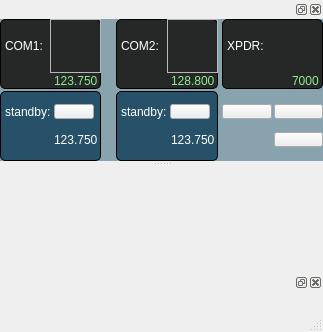
<?xml version="1.0" encoding="UTF-8"?>
<ui version="4.0">
 <class>CDockWindow</class>
 <widget class="QMainWindow" name="CDockWindow">
  <property name="geometry">
   <rect>
    <x>0</x>
    <y>0</y>
    <width>323</width>
    <height>332</height>
   </rect>
  </property>
  <property name="sizePolicy">
   <sizepolicy hsizetype="Preferred" vsizetype="Preferred">
    <horstretch>0</horstretch>
    <verstretch>0</verstretch>
   </sizepolicy>
  </property>
  <property name="windowTitle">
   <string>MainWindow</string>
  </property>
  <property name="tabShape">
   <enum>QTabWidget::Triangular</enum>
  </property>
  <property name="dockOptions">
   <set>QMainWindow::AllowTabbedDocks|QMainWindow::AnimatedDocks</set>
  </property>
  <property name="unifiedTitleAndToolBarOnMac">
   <bool>false</bool>
  </property>
  <widget class="QWidget" name="qw_DockWidget">
   <property name="sizePolicy">
    <sizepolicy hsizetype="Maximum" vsizetype="Maximum">
     <horstretch>0</horstretch>
     <verstretch>0</verstretch>
    </sizepolicy>
   </property>
   <property name="maximumSize">
    <size>
     <width>16777215</width>
     <height>100</height>
    </size>
   </property>
  </widget>
  <widget class="QMenuBar" name="menubar">
   <property name="geometry">
    <rect>
     <x>0</x>
     <y>0</y>
     <width>323</width>
     <height>21</height>
    </rect>
   </property>
  </widget>
  <widget class="QDockWidget" name="dw_Edit">
   <property name="sizePolicy">
    <sizepolicy hsizetype="Preferred" vsizetype="Maximum">
     <horstretch>0</horstretch>
     <verstretch>0</verstretch>
    </sizepolicy>
   </property>
   <property name="maximumSize">
    <size>
     <width>524287</width>
     <height>40</height>
    </size>
   </property>
   <property name="floating">
    <bool>false</bool>
   </property>
   <attribute name="dockWidgetArea">
    <number>8</number>
   </attribute>
   <widget class="QWidget" name="qw_Edit">
    <property name="sizePolicy">
     <sizepolicy hsizetype="Preferred" vsizetype="Maximum">
      <horstretch>0</horstretch>
      <verstretch>0</verstretch>
     </sizepolicy>
    </property>
    <layout class="QGridLayout" name="gridLayout_11"/>
   </widget>
  </widget>
  <widget class="QStatusBar" name="statusbar"/>
  <widget class="QDockWidget" name="dw_ComPanel">
   <property name="minimumSize">
    <size>
     <width>0</width>
     <height>0</height>
    </size>
   </property>
   <property name="styleSheet">
    <string notr="true">#qw_ComPanel {
	background: #89a3ae;
}

QLineEdit {
    background: transparent;
	text-align: right;
}

#qw_ComPanelCom1Active,  
#qw_ComPanelCom2Active,
#qw_ComPanelTransponderTop,
#qw_ComPanelCom1Standby,  
#qw_ComPanelCom2Standby
{
	border: 1px solid black;
	border-radius: 5px;
}

#qw_ComPanelCom1Active,  
#qw_ComPanelCom2Active,
#qw_ComPanelTransponderTop
{
	background: #262727;
}

#qw_ComPanelCom1Standby,  
#qw_ComPanelCom2Standby
{
	background: #265168;
}

#qw_ComPanelCom1Active QLineEdit,
#qw_ComPanelCom2Active QLineEdit,
#qw_ComPanelTransponderTop QLineEdit 
{
	font: 16px bold &quot;Arial&quot;;
	color: lightgreen;
	padding-left: 2px;
}

#qw_ComPanelCom1Active QLabel,
#qw_ComPanelCom2Active QLabel,
#qw_ComPanelTransponderTop QLabel
{
	color: white;
	padding-left: 2px;
}

#qw_ComPanelCom1Standby QLineEdit,
#qw_ComPanelCom2Standby QLineEdit
{
	font: 14px &quot;Arial&quot;;
	color: white;
	padding-left: 2px;
}

#qw_ComPanelCom1Standby QLabel,
#qw_ComPanelCom2Standby QLabel
{
	color: white;
	padding-left: 2px;
}
</string>
   </property>
   <attribute name="dockWidgetArea">
    <number>4</number>
   </attribute>
   <widget class="QWidget" name="qw_ComPanel">
    <layout class="QVBoxLayout" name="vl_ComPanel">
     <property name="spacing">
      <number>0</number>
     </property>
     <property name="leftMargin">
      <number>0</number>
     </property>
     <property name="topMargin">
      <number>0</number>
     </property>
     <property name="rightMargin">
      <number>0</number>
     </property>
     <property name="bottomMargin">
      <number>0</number>
     </property>
     <item>
      <layout class="QGridLayout" name="gl_ComPanel">
       <property name="sizeConstraint">
        <enum>QLayout::SetDefaultConstraint</enum>
       </property>
       <property name="horizontalSpacing">
        <number>4</number>
       </property>
       <property name="verticalSpacing">
        <number>2</number>
       </property>
       <item row="1" column="0">
        <widget class="QWidget" name="qw_ComPanelCom1Standby" native="true">
         <layout class="QGridLayout" name="gl_ComPanelCom1Standby">
          <property name="leftMargin">
           <number>0</number>
          </property>
          <property name="topMargin">
           <number>0</number>
          </property>
          <property name="rightMargin">
           <number>0</number>
          </property>
          <property name="bottomMargin">
           <number>0</number>
          </property>
          <property name="spacing">
           <number>0</number>
          </property>
          <item row="0" column="0">
           <widget class="QLabel" name="lbl_ComPanelCom1Standby">
            <property name="text">
             <string>standby:</string>
            </property>
           </widget>
          </item>
          <item row="1" column="0" colspan="3">
           <widget class="QLineEdit" name="le_ComPanelCom1Standby">
            <property name="inputMask">
             <string>DDD.990</string>
            </property>
            <property name="text">
             <string>123.750</string>
            </property>
            <property name="maxLength">
             <number>7</number>
            </property>
            <property name="frame">
             <bool>false</bool>
            </property>
            <property name="alignment">
             <set>Qt::AlignRight|Qt::AlignTrailing|Qt::AlignVCenter</set>
            </property>
           </widget>
          </item>
          <item row="0" column="1">
           <widget class="QPushButton" name="pb_ComPanelCom1Toggle">
            <property name="maximumSize">
             <size>
              <width>16777215</width>
              <height>15</height>
             </size>
            </property>
            <property name="text">
             <string/>
            </property>
           </widget>
          </item>
         </layout>
        </widget>
       </item>
       <item row="1" column="2">
        <widget class="QWidget" name="qw_ComPanelCom2Standby" native="true">
         <layout class="QGridLayout" name="gl_ComPanelCom2Standby">
          <property name="leftMargin">
           <number>0</number>
          </property>
          <property name="topMargin">
           <number>0</number>
          </property>
          <property name="rightMargin">
           <number>0</number>
          </property>
          <property name="bottomMargin">
           <number>0</number>
          </property>
          <property name="spacing">
           <number>0</number>
          </property>
          <item row="0" column="0">
           <widget class="QLabel" name="lbl_ComAndTransponderCom2Standby">
            <property name="text">
             <string>standby:</string>
            </property>
           </widget>
          </item>
          <item row="1" column="0" colspan="3">
           <widget class="QLineEdit" name="le_ComPanelCom2Standby">
            <property name="inputMask">
             <string>DDD.990</string>
            </property>
            <property name="text">
             <string>123.750</string>
            </property>
            <property name="maxLength">
             <number>7</number>
            </property>
            <property name="frame">
             <bool>false</bool>
            </property>
            <property name="alignment">
             <set>Qt::AlignRight|Qt::AlignTrailing|Qt::AlignVCenter</set>
            </property>
           </widget>
          </item>
          <item row="0" column="1">
           <widget class="QPushButton" name="pb_ComPanelCom2Toggle">
            <property name="maximumSize">
             <size>
              <width>16777215</width>
              <height>15</height>
             </size>
            </property>
            <property name="text">
             <string/>
            </property>
           </widget>
          </item>
         </layout>
        </widget>
       </item>
       <item row="0" column="3">
        <widget class="QWidget" name="qw_ComPanelTransponderTop" native="true">
         <layout class="QGridLayout" name="gl_ComPanelTransponderTop">
          <property name="leftMargin">
           <number>0</number>
          </property>
          <property name="topMargin">
           <number>0</number>
          </property>
          <property name="rightMargin">
           <number>0</number>
          </property>
          <property name="bottomMargin">
           <number>0</number>
          </property>
          <property name="spacing">
           <number>0</number>
          </property>
          <item row="0" column="0">
           <widget class="QLabel" name="lbl_ComPanelTransponder">
            <property name="frameShape">
             <enum>QFrame::NoFrame</enum>
            </property>
            <property name="text">
             <string>XPDR:</string>
            </property>
           </widget>
          </item>
          <item row="1" column="0">
           <widget class="QLineEdit" name="le_ComPanelTransponder">
            <property name="inputMask">
             <string>9999</string>
            </property>
            <property name="text">
             <string>7000</string>
            </property>
            <property name="maxLength">
             <number>4</number>
            </property>
            <property name="frame">
             <bool>false</bool>
            </property>
            <property name="alignment">
             <set>Qt::AlignRight|Qt::AlignTrailing|Qt::AlignVCenter</set>
            </property>
           </widget>
          </item>
         </layout>
        </widget>
       </item>
       <item row="0" column="0">
        <widget class="QWidget" name="qw_ComPanelCom1Active" native="true">
         <layout class="QGridLayout" name="gl_ComPanelCom1Active">
          <property name="leftMargin">
           <number>0</number>
          </property>
          <property name="topMargin">
           <number>0</number>
          </property>
          <property name="rightMargin">
           <number>0</number>
          </property>
          <property name="bottomMargin">
           <number>0</number>
          </property>
          <property name="spacing">
           <number>0</number>
          </property>
          <item row="0" column="0">
           <widget class="QLabel" name="lbl_ComAndTransponderCom1Active">
            <property name="text">
             <string>COM1:</string>
            </property>
            <property name="buddy">
             <cstring>qw_ComPanelCom1Active</cstring>
            </property>
           </widget>
          </item>
          <item row="1" column="0" colspan="2">
           <widget class="QLineEdit" name="le_ComPanelCom1Active">
            <property name="inputMask">
             <string>DDD.990</string>
            </property>
            <property name="text">
             <string>123.750</string>
            </property>
            <property name="maxLength">
             <number>7</number>
            </property>
            <property name="frame">
             <bool>false</bool>
            </property>
            <property name="alignment">
             <set>Qt::AlignRight|Qt::AlignTrailing|Qt::AlignVCenter</set>
            </property>
           </widget>
          </item>
          <item row="0" column="1">
           <widget class="QFrame" name="qf_ComPanelCom1ActiveValid">
            <property name="frameShape">
             <enum>QFrame::StyledPanel</enum>
            </property>
            <property name="frameShadow">
             <enum>QFrame::Raised</enum>
            </property>
           </widget>
          </item>
         </layout>
        </widget>
       </item>
       <item row="0" column="1" rowspan="2">
        <widget class="QWidget" name="gw_ComPanelMiddleConsole" native="true">
         <layout class="QGridLayout" name="gl_ComPanelMiddleConsole">
          <property name="leftMargin">
           <number>0</number>
          </property>
          <property name="topMargin">
           <number>0</number>
          </property>
          <property name="rightMargin">
           <number>0</number>
          </property>
          <property name="bottomMargin">
           <number>0</number>
          </property>
          <property name="spacing">
           <number>0</number>
          </property>
          <item row="1" column="0" alignment="Qt::AlignHCenter">
           <widget class="QLabel" name="lbl_ComPanelMute">
            <property name="text">
             <string/>
            </property>
            <property name="pixmap">
             <pixmap resource="../../src/blackgui/blackgui.qrc">:/blackgui/icons/audiovolumelow.png</pixmap>
            </property>
           </widget>
          </item>
          <item row="0" column="0">
           <widget class="QLabel" name="lbl_ComanelLoginStatus">
            <property name="text">
             <string/>
            </property>
            <property name="pixmap">
             <pixmap resource="../../src/blackgui/blackgui.qrc">:/blackgui/icons/loginred.png</pixmap>
            </property>
           </widget>
          </item>
         </layout>
        </widget>
       </item>
       <item row="0" column="2">
        <widget class="QWidget" name="qw_ComPanelCom2Active" native="true">
         <layout class="QGridLayout" name="gl_ComPanelCom2Active">
          <property name="leftMargin">
           <number>0</number>
          </property>
          <property name="topMargin">
           <number>0</number>
          </property>
          <property name="rightMargin">
           <number>0</number>
          </property>
          <property name="bottomMargin">
           <number>0</number>
          </property>
          <property name="spacing">
           <number>0</number>
          </property>
          <item row="0" column="1">
           <widget class="QFrame" name="qf_ComPanelCom2ActiveValid">
            <property name="frameShape">
             <enum>QFrame::StyledPanel</enum>
            </property>
            <property name="frameShadow">
             <enum>QFrame::Raised</enum>
            </property>
           </widget>
          </item>
          <item row="0" column="0">
           <widget class="QLabel" name="lbl_ComAndTransponderCom2Active">
            <property name="text">
             <string>COM2:</string>
            </property>
            <property name="buddy">
             <cstring>qw_ComPanelCom2Active</cstring>
            </property>
           </widget>
          </item>
          <item row="1" column="0" colspan="2">
           <widget class="QLineEdit" name="le_ComPanelCom2Active">
            <property name="inputMask">
             <string>DDD.990</string>
            </property>
            <property name="text">
             <string>128.800</string>
            </property>
            <property name="maxLength">
             <number>7</number>
            </property>
            <property name="frame">
             <bool>false</bool>
            </property>
            <property name="alignment">
             <set>Qt::AlignRight|Qt::AlignTrailing|Qt::AlignVCenter</set>
            </property>
           </widget>
          </item>
         </layout>
        </widget>
       </item>
       <item row="1" column="3">
        <widget class="QWidget" name="qw_ComPanelTransponderModes" native="true">
         <layout class="QGridLayout" name="gl_ComPanelTransponderModes">
          <property name="leftMargin">
           <number>0</number>
          </property>
          <property name="topMargin">
           <number>0</number>
          </property>
          <property name="rightMargin">
           <number>0</number>
          </property>
          <property name="bottomMargin">
           <number>0</number>
          </property>
          <property name="horizontalSpacing">
           <number>2</number>
          </property>
          <property name="verticalSpacing">
           <number>0</number>
          </property>
          <item row="0" column="0">
           <widget class="QPushButton" name="pb_ComPanelStandby">
            <property name="maximumSize">
             <size>
              <width>16777215</width>
              <height>15</height>
             </size>
            </property>
            <property name="text">
             <string/>
            </property>
           </widget>
          </item>
          <item row="0" column="1">
           <widget class="QPushButton" name="pb_ComPanelCharly">
            <property name="maximumSize">
             <size>
              <width>16777215</width>
              <height>15</height>
             </size>
            </property>
            <property name="text">
             <string/>
            </property>
           </widget>
          </item>
          <item row="1" column="1">
           <widget class="QPushButton" name="pb_ComPanelIdent">
            <property name="maximumSize">
             <size>
              <width>16777215</width>
              <height>15</height>
             </size>
            </property>
            <property name="text">
             <string/>
            </property>
           </widget>
          </item>
         </layout>
        </widget>
       </item>
      </layout>
     </item>
    </layout>
   </widget>
  </widget>
 </widget>
 <resources>
  <include location="../../src/blackgui/blackgui.qrc"/>
 </resources>
 <connections/>
</ui>
